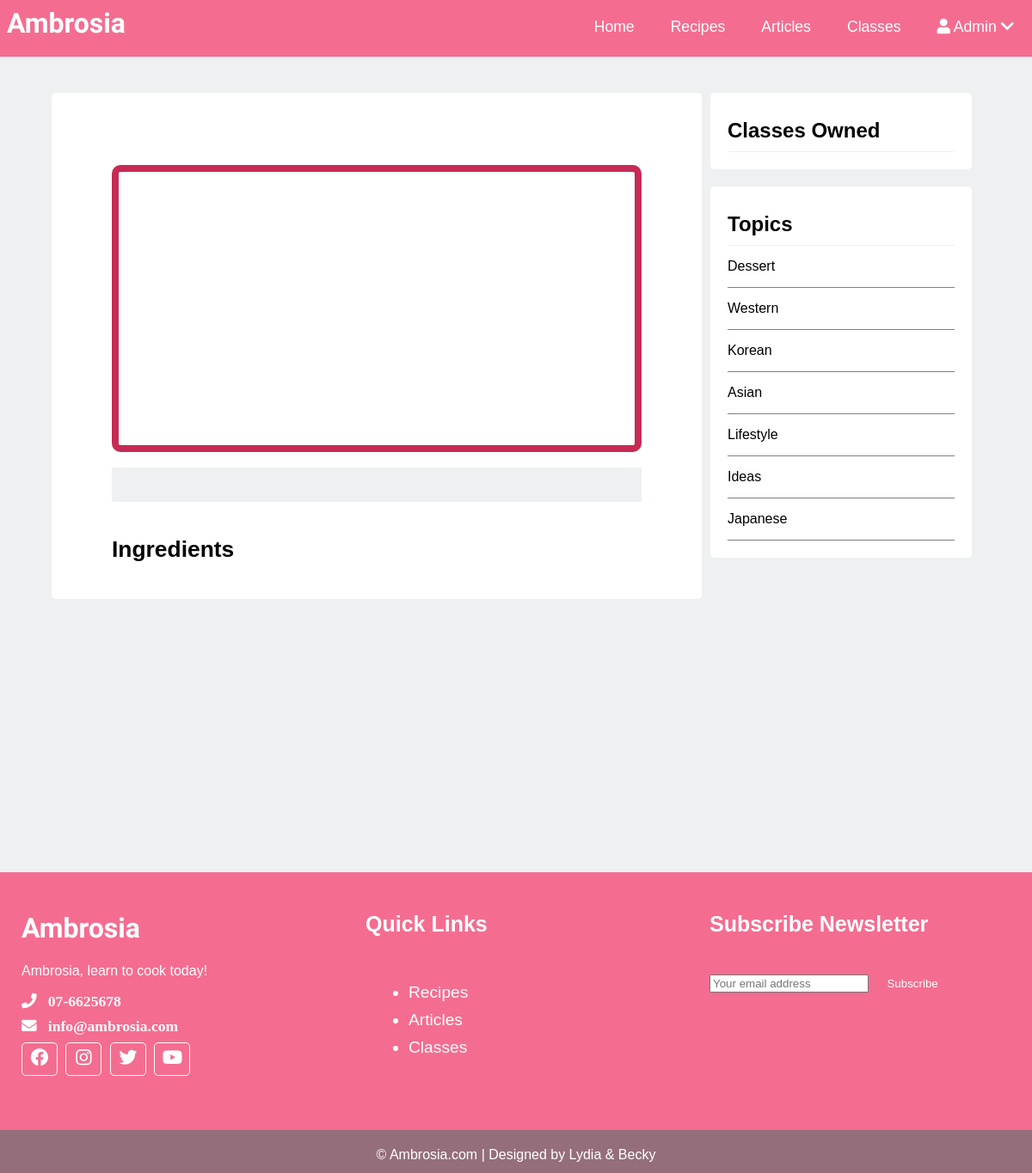
The page /Scripts/Script_ClassPost.php (signed in) on the database its author committed.
### tables this page shows
CREATE TABLE IF NOT EXISTS `tags` (
  `TagID` varchar(50) NOT NULL,
  `Name` varchar(255) NOT NULL,
  PRIMARY KEY (`TagID`)
);

### Scripts/Script_ClassPost.php (the view, shortened to what this page needs)
<?php
	include("Script_Connection.php");
	$ClassID = $_GET["Classes"];
    $sqlClass = "SELECT * FROM classes WHERE ClassID = '$ClassID'";
    $result = mysqli_query($con, $sqlClass);
    $row = mysqli_fetch_assoc($result);
    $Link = $row["VideoLink"];
    $Description = $row["Description"];
	$sqlTag = "SELECT * FROM tags";
	$resultTag = mysqli_query($con, $sqlTag);
?>
<!DOCTYPE html>
<html lang="en">
<head>
	<link href="../<?php echo $_SESSION['Theme']; ?>" rel="stylesheet" type="text/css">
	<link rel="stylesheet" href="https://use.fontawesome.com/releases/v5.13.1/css/all.css">
</head>
<body id="ClassBody" class="PostBody">
	<?php include("HeaderForScripts.php"); ?>
		<div id="PostClassContent" class="browse-content clearfix">
			<div class="main-content single">
				<div class="post-content">
					<iframe id="ClassVideo" src="<?php echo $Link; ?>" frameborder="0"
					allow="accelerometer; encrypted-media; gyroscope; picture-in-picture" allowfullscreen class="video">
					</iframe>
                    <p class="RecipeDesc"><?php echo $Description; ?></p>
					<h2>Ingredients</h2>
				</div>
			</div>
			<div class="sidebar single">
					<div class="section popular">
						<h2 class="section-title">Classes Owned</h2>
							<ul>
							</ul>
					</div>
					<div class="section topics">
						<h2 class="section-title">Topics</h2>
							<ul>
								<?php
									while ($rowT = mysqli_fetch_assoc($resultTag)) {
										$TagName = $rowT["Name"];
										$TagID = $rowT["TagID"];
										echo '<li><a href="../Main_Class Browse.php?TagID='.$TagID.'"
										name="TagList">'.$TagName.'</a></li>';
									}
								?>
							</ul>
					</div>
			</div>
		</div>
	<?php include("../Footer.php"); ?>
</body>
</html>

### Scripts/HeaderForScripts.php (shortened to what this page needs)
<?php
    if ($_SESSION["Username"] == "Login") {
        $login = "../Login.php";
    } else {
        $login = "#";
    }
?>
<html>
    <header>
            <div class="logo">
                <a href="../Main_Home Page.php"><h1 class="logo-text">Ambrosia</h1></a>
            </div>
            <ul class= "nav">
                <li><a class="#" href="../Main_Home Page.php">Home</a></li>
                <li><a href="../Main_Recipe Browse.php">Recipes</a></li>
                <li><a href="../Main_Article Browse.php">Articles</a></li>
                <li><a href="../Main_Class Browse.php">Classes</a></li>
                <li>
                <a href=<?php echo $login; ?>>
                <i class="fa fa-user"></i>
                <?php echo $_SESSION["Username"]; ?>
                <i class="fa fa-chevron-down"></i>
                </a>
                </li>
            </ul>
        </header>
</html>

### Footer.php (shortened to what this page needs)
  <div class="footer">
    <div class="footer-content">
        <div class="footer-section about">
            <h1 class="logo-text">Ambrosia</h1>
            <p>Ambrosia, learn to cook today!</p>
            <div class="contact">
                <span><i class="fas fa-phone"> &nbsp; 07-6625678</i></span>
                <span><i class="fas fa-envelope"> &nbsp; info@ambrosia.com</i></span>
            </div>
            <div class="social">
                <a href="#"><i class="fab fa-facebook"></i></a>
                <a href="#"><i class="fab fa-instagram"></i></a>
                <a href="#"><i class="fab fa-twitter"></i></a>
                <a href="#"><i class="fab fa-youtube"></i></a>
            </div>
        </div>
        <div class="footer-section links">
            <h2>Quick Links</h2>
            <br>
            <ul>
                <a href="Main_Recipe Browse.php">
                    <li>Recipes</li>
                </a>
                <a href="Main_Article Browse.php">
                    <li>Articles</li>
                </a>
                <a href="Main_Class Browse.php">
                    <li>Classes</li>
                </a>
            </ul>
        </div>
        <div class="footer-section subscribe">
            <h2>Subscribe Newsletter</h2>
            <br>
            <form action="index.html" method="post">
                <input type="email" name="email" placeholder="Your email address">
                <button type="submit" class="btn btn-big">Subscribe</button>
            </form>
        </div>
        <div class="footer-bottom">
            &copy; Ambrosia.com | Designed by Lydia & Becky
        </div>
    </div>
</div>

### Ambrosia.css (style rules this page uses)
:root { font-family: 'Lucida Sans', 'Lucida Sans Regular', 'Lucida Grande', 'Lucida Sans Unicode', Geneva, Verdana, sans-serif; --Header: #F46D90; --Background: #EEF0F1; --Panel: #DE426B; --Highlight: #C72B55; --TextBorder: #E0E0E0; }
* { box-sizing: border-box; }
a { text-decoration: none; color: inherit; }
body { background-color: var(--Background); margin: 0em; padding: 0em; display: grid; justify-items: center; }
.clearfix::after { content: ''; display: block; clear: both; }
.btn { padding: .5rem 1rem; background-color: var(--Header); color: white; border: 1px solid transparent; border-radius: .25rem; }
header { background-color: var(--Header, lightpink); height: 66px; grid-area: header; position: fixed; width: 100%; z-index: 100; }
header * { color: white; }
header .logo { float: left; height: inherit; margin-right: 2em; display: flex; flex-direction: row; }
header .logo-text { margin: 8px; font-family: 'Caveat Brush', serif; }
header ul { float: right; margin: 0px; padding: 0px; list-style: none; }
header ul li { float: left; position: relative; }
header ul li a { display: block; padding: 21px; font-size: 1.1em; text-decoration: none; }
.footer { background-color: var(--Header); color: white; height: 350px; position: relative; grid-area: footer; width: 100%; left: 0px; bottom: 0px; }
.footer .footer-content { height: 300px; display: flex; }
.footer .footer-content .footer-section { flex: 1; padding: 25px; }
.footer .footer-content h1 { font-family: 'Caveat Brush', serif; }
.footer .footer-content h2 { font-size: 25px; }
.footer .footer-content .about .contact span { display: block; font-size: 1.1em; margin-bottom: 8px; }
.footer .footer-content .about .social a { border: 1px solid white; width: 42px; height:39px; padding-top: 5px; margin-right: 5px; text-align: center; display: inline-block; font-size: 1.3em; border-radius: 5px; color: white; }
.footer .footer-content .links ul a { display: block; margin: 10px; font-size: 1.2em; transition: all.3s; color: white; }
.footer .footer-content .subscribe .btn { border-radius: 5px; }
.footer .footer-bottom { background-color: #946f7b; height: 50px; width: 100%; text-align: center; position: absolute; bottom: 0px; left: 0px; padding-top: 20px; }
#ClassVideo { width: 35em; height: 20em; border: 0.5em solid var(--Highlight); border-radius: 10px; }
.PostBody { grid-template-rows: 66px 100% 66px; grid-template-areas: "header" "PostContent" "footer"; row-gap: 2em; }
#PostRecipeContent, #PostArticleContent, #PayContent, #PostClassContent { grid-area: PostContent; }
.browse-content { width: 90%; margin: 10px auto 10px; padding-bottom: 5em; }
.browse-content .main-content { width: 70%; float: left; }
.browse-content .sidebar { width: 30%; float: left; height: inherit; }
.browse-content .sidebar.single { padding: 0px 10px; }
.browse-content .sidebar .section { background: white; padding: 20px; border-radius: 5px; margin-bottom: 20px; }
.browse-content .sidebar .section .section-title { margin: 10px 0px 10px 0px; }
.browse-content .sidebar .section.topics ul { margin: 0px; padding: 0px; list-style: none; border-top: 1px solid #EEF0F1; }
.browse-content .sidebar .section.topics ul li a { display: block; padding: 15px 0px 15px 0px; border-bottom: 1px solid grey; transition: all.3s; }
.RecipeDesc { text-align: center; font-size: 18px; background-color: var(--Background); width: 100%; padding: 20px; }
#ClassVideo { align-self: center; width: 35em; height: 19em; }
.post-content { display: flex; flex-direction: column; text-align: justify; }
.browse-content .main-content.single { background:white; padding: 20px 15px; font-size: 1.1rem; border-radius: 5px; display: flex; flex-direction: column; align-items: center; }
.browse-content .sidebar .section.popular ul { margin: 0px; padding: 0px; list-style: none; border-top: 1px solid var(--Background, lightgray); }

### rows shown on the page
tags: Name "Dessert"
tags: Name "Western"
tags: Name "Korean"
tags: Name "Asian"
tags: Name "Lifestyle"
tags: Name "Ideas"
tags: Name "Japanese"

### other values the page prints
$_SESSION["Username"] "Admin"
